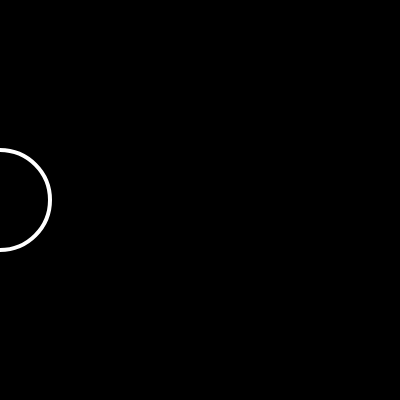
Frame 1 (no input)
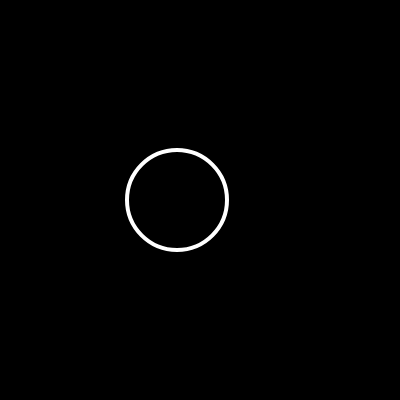
Frame 60 (no input)
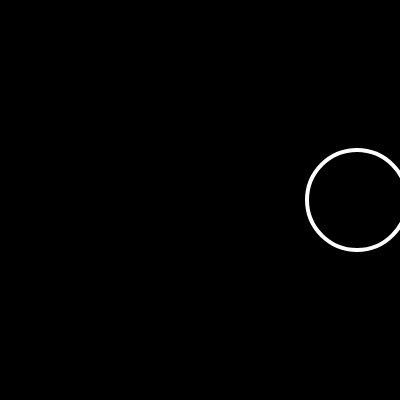
Frame 120 (the mouse pressed at the canvas centre since frame 60)

The p5.js sketch that drew these frames (run headless with seeded random() and noise() and a simulated clock; from frame 60 on, the mouse is pressed at the canvas centre):

// p5.js sketch
// ── sketch.js
var x = 0;

function setup() {
  createCanvas(400, 400);
}

function draw() {
  background(0);
  stroke(255);
  strokeWeight(4);
  noFill();
  ellipse(x, 200, 100, 100);
  
  
  if(x > width){
    print("Fuori dallo schermo!");
    x = x - 3; // perchè non funziona?
  }
  x = x + 3;
  
  
  
}
